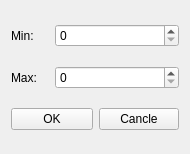
<?xml version="1.0" encoding="UTF-8"?>
<ui version="4.0">
 <class>changeColorRange</class>
 <widget class="QWidget" name="changeColorRange">
  <property name="geometry">
   <rect>
    <x>0</x>
    <y>0</y>
    <width>190</width>
    <height>154</height>
   </rect>
  </property>
  <property name="windowTitle">
   <string>Form</string>
  </property>
  <layout class="QGridLayout" name="gridLayout">
   <item row="0" column="0">
    <widget class="QLabel" name="label">
     <property name="text">
      <string>Min:</string>
     </property>
    </widget>
   </item>
   <item row="0" column="1" colspan="2">
    <widget class="QSpinBox" name="spinMin"/>
   </item>
   <item row="1" column="0">
    <widget class="QLabel" name="label_2">
     <property name="text">
      <string>Max:</string>
     </property>
    </widget>
   </item>
   <item row="1" column="1" colspan="2">
    <widget class="QSpinBox" name="spinMax"/>
   </item>
   <item row="2" column="0" colspan="2">
    <widget class="QPushButton" name="btnOK">
     <property name="text">
      <string>OK</string>
     </property>
    </widget>
   </item>
   <item row="2" column="2">
    <widget class="QPushButton" name="btnCancle">
     <property name="text">
      <string>Cancle</string>
     </property>
    </widget>
   </item>
  </layout>
 </widget>
 <resources/>
 <connections/>
</ui>
